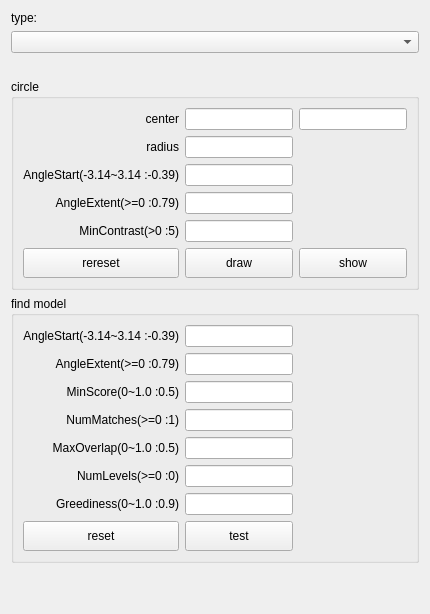
       <widget class="QWidget" name="tab_template">
        <attribute name="title">
         <string>template</string>
        </attribute>
        <layout class="QVBoxLayout" name="verticalLayout_2">
         <item>
          <widget class="QLabel" name="label_18">
           <property name="text">
            <string>type:</string>
           </property>
          </widget>
         </item>
         <item>
          <widget class="QComboBox" name="template_type"/>
         </item>
         <item>
          <spacer name="verticalSpacer_6">
           <property name="orientation">
            <enum>Qt::Vertical</enum>
           </property>
           <property name="sizeType">
            <enum>QSizePolicy::Fixed</enum>
           </property>
           <property name="sizeHint" stdset="0">
            <size>
             <width>20</width>
             <height>20</height>
            </size>
           </property>
          </spacer>
         </item>
         <item>
          <widget class="QGroupBox" name="template_group_circle">
           <property name="layoutDirection">
            <enum>Qt::LeftToRight</enum>
           </property>
           <property name="title">
            <string>circle</string>
           </property>
           <layout class="QGridLayout" name="gridLayout_10">
            <item row="0" column="0">
             <widget class="QLabel" name="label_3">
              <property name="sizePolicy">
               <sizepolicy hsizetype="Preferred" vsizetype="Preferred">
                <horstretch>0</horstretch>
                <verstretch>0</verstretch>
               </sizepolicy>
              </property>
              <property name="text">
               <string>center</string>
              </property>
              <property name="alignment">
               <set>Qt::AlignRight|Qt::AlignTrailing|Qt::AlignVCenter</set>
              </property>
             </widget>
            </item>
            <item row="5" column="2">
             <widget class="QToolButton" name="template_circle_show">
              <property name="sizePolicy">
               <sizepolicy hsizetype="Preferred" vsizetype="Fixed">
                <horstretch>0</horstretch>
                <verstretch>0</verstretch>
               </sizepolicy>
              </property>
              <property name="minimumSize">
               <size>
                <width>0</width>
                <height>30</height>
               </size>
              </property>
              <property name="text">
               <string>show</string>
              </property>
             </widget>
            </item>
            <item row="2" column="1">
             <widget class="QLineEdit" name="template_circle_para1">
              <property name="sizePolicy">
               <sizepolicy hsizetype="Preferred" vsizetype="Fixed">
                <horstretch>0</horstretch>
                <verstretch>0</verstretch>
               </sizepolicy>
              </property>
             </widget>
            </item>
            <item row="0" column="1">
             <widget class="QLineEdit" name="template_circle_cx">
              <property name="sizePolicy">
               <sizepolicy hsizetype="Preferred" vsizetype="Fixed">
                <horstretch>0</horstretch>
                <verstretch>0</verstretch>
               </sizepolicy>
              </property>
              <property name="readOnly">
               <bool>true</bool>
              </property>
             </widget>
            </item>
            <item row="1" column="1">
             <widget class="QLineEdit" name="template_circle_radius">
              <property name="sizePolicy">
               <sizepolicy hsizetype="Preferred" vsizetype="Fixed">
                <horstretch>0</horstretch>
                <verstretch>0</verstretch>
               </sizepolicy>
              </property>
              <property name="readOnly">
               <bool>true</bool>
              </property>
             </widget>
            </item>
            <item row="3" column="0">
             <widget class="QLabel" name="label_21">
              <property name="text">
               <string>AngleExtent(&gt;=0 :0.79)</string>
              </property>
              <property name="alignment">
               <set>Qt::AlignRight|Qt::AlignTrailing|Qt::AlignVCenter</set>
              </property>
             </widget>
            </item>
            <item row="0" column="2">
             <widget class="QLineEdit" name="template_circle_cy">
              <property name="sizePolicy">
               <sizepolicy hsizetype="Preferred" vsizetype="Fixed">
                <horstretch>0</horstretch>
                <verstretch>0</verstretch>
               </sizepolicy>
              </property>
              <property name="readOnly">
               <bool>true</bool>
              </property>
             </widget>
            </item>
            <item row="1" column="2">
             <spacer name="horizontalSpacer_2">
              <property name="orientation">
               <enum>Qt::Horizontal</enum>
              </property>
              <property name="sizeType">
               <enum>QSizePolicy::Preferred</enum>
              </property>
              <property name="sizeHint" stdset="0">
               <size>
                <width>40</width>
                <height>20</height>
               </size>
              </property>
             </spacer>
            </item>
            <item row="5" column="1">
             <widget class="QToolButton" name="template_circle_draw">
              <property name="sizePolicy">
               <sizepolicy hsizetype="Preferred" vsizetype="Fixed">
                <horstretch>0</horstretch>
                <verstretch>0</verstretch>
               </sizepolicy>
              </property>
              <property name="minimumSize">
               <size>
                <width>0</width>
                <height>30</height>
               </size>
              </property>
              <property name="text">
               <string>draw</string>
              </property>
             </widget>
            </item>
            <item row="2" column="0">
             <widget class="QLabel" name="label_20">
              <property name="text">
               <string>AngleStart(-3.14~3.14 :-0.39)</string>
              </property>
              <property name="alignment">
               <set>Qt::AlignRight|Qt::AlignTrailing|Qt::AlignVCenter</set>
              </property>
             </widget>
            </item>
            <item row="3" column="1">
             <widget class="QLineEdit" name="template_circle_para2">
              <property name="sizePolicy">
               <sizepolicy hsizetype="Preferred" vsizetype="Fixed">
                <horstretch>0</horstretch>
                <verstretch>0</verstretch>
               </sizepolicy>
              </property>
             </widget>
            </item>
            <item row="1" column="0">
             <widget class="QLabel" name="label_4">
              <property name="text">
               <string>radius</string>
              </property>
              <property name="alignment">
               <set>Qt::AlignRight|Qt::AlignTrailing|Qt::AlignVCenter</set>
              </property>
             </widget>
            </item>
            <item row="4" column="1">
             <widget class="QLineEdit" name="template_circle_para3">
              <property name="sizePolicy">
               <sizepolicy hsizetype="Preferred" vsizetype="Fixed">
                <horstretch>0</horstretch>
                <verstretch>0</verstretch>
               </sizepolicy>
              </property>
             </widget>
            </item>
            <item row="4" column="0">
             <widget class="QLabel" name="label_23">
              <property name="text">
               <string>MinContrast(&gt;0 :5)</string>
              </property>
              <property name="alignment">
               <set>Qt::AlignRight|Qt::AlignTrailing|Qt::AlignVCenter</set>
              </property>
             </widget>
            </item>
            <item row="5" column="0">
             <widget class="QToolButton" name="template_circle_reset">
              <property name="sizePolicy">
               <sizepolicy hsizetype="Preferred" vsizetype="Fixed">
                <horstretch>0</horstretch>
                <verstretch>0</verstretch>
               </sizepolicy>
              </property>
              <property name="minimumSize">
               <size>
                <width>0</width>
                <height>30</height>
               </size>
              </property>
              <property name="text">
               <string>rereset</string>
              </property>
             </widget>
            </item>
           </layout>
          </widget>
         </item>
         <item>
          <widget class="QGroupBox" name="template_group_find">
           <property name="title">
            <string>find model</string>
           </property>
           <layout class="QGridLayout" name="gridLayout_5">
            <item row="5" column="1">
             <widget class="QLineEdit" name="template_find_para6">
              <property name="sizePolicy">
               <sizepolicy hsizetype="Preferred" vsizetype="Fixed">
                <horstretch>0</horstretch>
                <verstretch>0</verstretch>
               </sizepolicy>
              </property>
             </widget>
            </item>
            <item row="6" column="1">
             <widget class="QLineEdit" name="template_find_para7">
              <property name="sizePolicy">
               <sizepolicy hsizetype="Preferred" vsizetype="Fixed">
                <horstretch>0</horstretch>
                <verstretch>0</verstretch>
               </sizepolicy>
              </property>
             </widget>
            </item>
            <item row="6" column="0">
             <widget class="QLabel" name="label_30">
              <property name="text">
               <string>Greediness(0~1.0 :0.9)</string>
              </property>
              <property name="alignment">
               <set>Qt::AlignRight|Qt::AlignTrailing|Qt::AlignVCenter</set>
              </property>
             </widget>
            </item>
            <item row="2" column="0">
             <widget class="QLabel" name="label_26">
              <property name="text">
               <string>MinScore(0~1.0 :0.5)</string>
              </property>
              <property name="alignment">
               <set>Qt::AlignRight|Qt::AlignTrailing|Qt::AlignVCenter</set>
              </property>
             </widget>
            </item>
            <item row="0" column="1">
             <widget class="QLineEdit" name="template_find_para1">
              <property name="sizePolicy">
               <sizepolicy hsizetype="Preferred" vsizetype="Fixed">
                <horstretch>0</horstretch>
                <verstretch>0</verstretch>
               </sizepolicy>
              </property>
             </widget>
            </item>
            <item row="7" column="1">
             <widget class="QToolButton" name="template_find_test">
              <property name="sizePolicy">
               <sizepolicy hsizetype="Preferred" vsizetype="Fixed">
                <horstretch>0</horstretch>
                <verstretch>0</verstretch>
               </sizepolicy>
              </property>
              <property name="minimumSize">
               <size>
                <width>0</width>
                <height>30</height>
               </size>
              </property>
              <property name="text">
               <string>test</string>
              </property>
             </widget>
            </item>
            <item row="3" column="1">
             <widget class="QLineEdit" name="template_find_para4">
              <property name="sizePolicy">
               <sizepolicy hsizetype="Preferred" vsizetype="Fixed">
                <horstretch>0</horstretch>
                <verstretch>0</verstretch>
               </sizepolicy>
              </property>
             </widget>
            </item>
            <item row="4" column="1">
             <widget class="QLineEdit" name="template_find_para5">
              <property name="sizePolicy">
               <sizepolicy hsizetype="Preferred" vsizetype="Fixed">
                <horstretch>0</horstretch>
                <verstretch>0</verstretch>
               </sizepolicy>
              </property>
             </widget>
            </item>
            <item row="0" column="0">
             <widget class="QLabel" name="label_24">
              <property name="text">
               <string>AngleStart(-3.14~3.14 :-0.39)</string>
              </property>
              <property name="alignment">
               <set>Qt::AlignRight|Qt::AlignTrailing|Qt::AlignVCenter</set>
              </property>
             </widget>
            </item>
            <item row="1" column="0">
             <widget class="QLabel" name="label_25">
              <property name="text">
               <string>AngleExtent(&gt;=0 :0.79)</string>
              </property>
              <property name="alignment">
               <set>Qt::AlignRight|Qt::AlignTrailing|Qt::AlignVCenter</set>
              </property>
             </widget>
            </item>
            <item row="1" column="1">
             <widget class="QLineEdit" name="template_find_para2">
              <property name="sizePolicy">
               <sizepolicy hsizetype="Preferred" vsizetype="Fixed">
                <horstretch>0</horstretch>
                <verstretch>0</verstretch>
               </sizepolicy>
              </property>
             </widget>
            </item>
            <item row="2" column="1">
             <widget class="QLineEdit" name="template_find_para3">
              <property name="sizePolicy">
               <sizepolicy hsizetype="Preferred" vsizetype="Fixed">
                <horstretch>0</horstretch>
                <verstretch>0</verstretch>
               </sizepolicy>
              </property>
             </widget>
            </item>
            <item row="5" column="0">
             <widget class="QLabel" name="label_29">
              <property name="text">
               <string>NumLevels(&gt;=0 :0)</string>
              </property>
              <property name="alignment">
               <set>Qt::AlignRight|Qt::AlignTrailing|Qt::AlignVCenter</set>
              </property>
             </widget>
            </item>
            <item row="3" column="0">
             <widget class="QLabel" name="label_27">
              <property name="text">
               <string>NumMatches(&gt;=0 :1)</string>
              </property>
              <property name="alignment">
               <set>Qt::AlignRight|Qt::AlignTrailing|Qt::AlignVCenter</set>
              </property>
             </widget>
            </item>
            <item row="4" column="0">
             <widget class="QLabel" name="label_28">
              <property name="text">
               <string>MaxOverlap(0~1.0 :0.5)</string>
              </property>
              <property name="alignment">
               <set>Qt::AlignRight|Qt::AlignTrailing|Qt::AlignVCenter</set>
              </property>
             </widget>
            </item>
            <item row="1" column="2">
             <spacer name="horizontalSpacer_5">
              <property name="orientation">
               <enum>Qt::Horizontal</enum>
              </property>
              <property name="sizeHint" stdset="0">
               <size>
                <width>40</width>
                <height>20</height>
               </size>
              </property>
             </spacer>
            </item>
            <item row="7" column="0">
             <widget class="QToolButton" name="template_find_reset">
              <property name="sizePolicy">
               <sizepolicy hsizetype="Preferred" vsizetype="Fixed">
                <horstretch>0</horstretch>
                <verstretch>0</verstretch>
               </sizepolicy>
              </property>
              <property name="minimumSize">
               <size>
                <width>0</width>
                <height>30</height>
               </size>
              </property>
              <property name="text">
               <string>reset</string>
              </property>
             </widget>
            </item>
           </layout>
          </widget>
         </item>
         <item>
          <spacer name="verticalSpacer_2">
           <property name="orientation">
            <enum>Qt::Vertical</enum>
           </property>
           <property name="sizeHint" stdset="0">
            <size>
             <width>20</width>
             <height>40</height>
            </size>
           </property>
          </spacer>
         </item>
        </layout>
       </widget>
